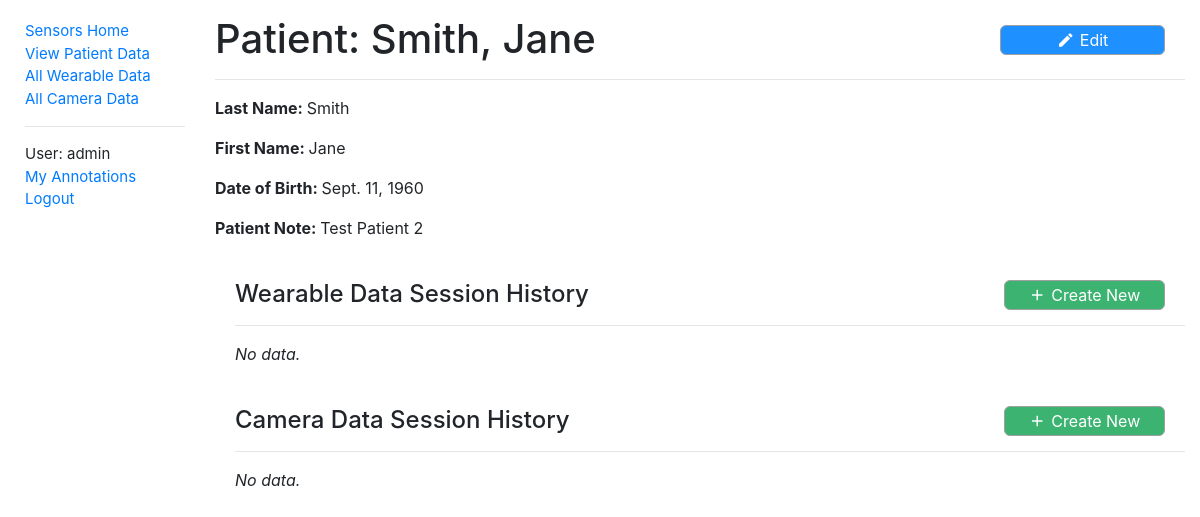
The app's page /sensors/patientdata/2 (signed in), older data.
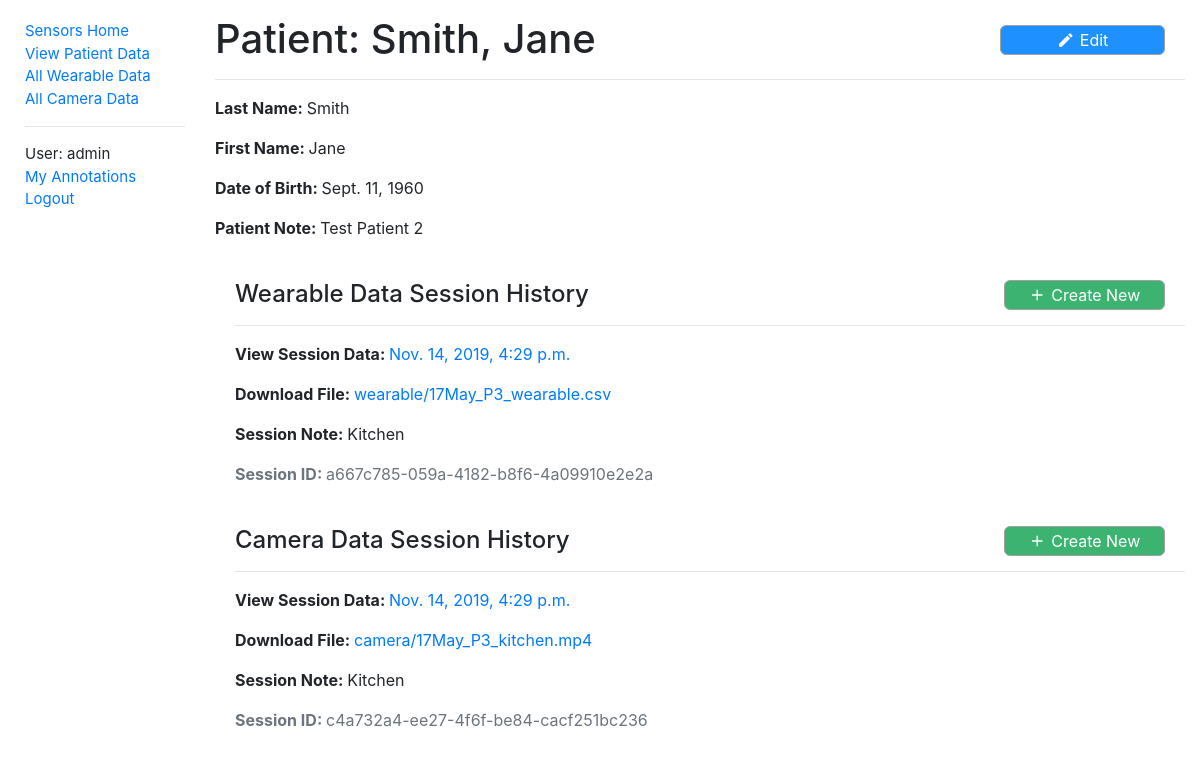
The same page, newer data.
### sensors/models.py (models this page shows, shortened)
class PatientData(models.Model):
    id = models.AutoField(primary_key=True)
    first_name = models.CharField(max_length=50, help_text='Patient first name')
    last_name = models.CharField(max_length=50, help_text='Patient last name')
    date_of_birth = models.DateField(help_text='Patient date of birth')
    notes = models.CharField(max_length=500, help_text='Notes regarding patient')
    class Meta:
        ordering = ['last_name']
        permissions = (("can_alter_patientdata", "Can create or edit patient data entries."),)
    def __str__(self):
        return f'{self.last_name}, {self.first_name}'

class WearableData(models.Model):
    id = models.UUIDField(primary_key=True, default=uuid.uuid4, help_text='Unique ID for this wearable data')
    patient = models.ForeignKey('PatientData', on_delete=models.CASCADE, null=True, related_name='wearables')
    filename = models.FileField(upload_to='wearable/', help_text='Wearable data file')
    time = models.DateTimeField(help_text='Session date & time')
    note = models.CharField(max_length=500, help_text='Note regarding wearable data')
    class Meta:
        ordering = ['patient', '-time']
        permissions = (("can_alter_wearabledata", "Can create or edit wearable data entries."),)

class CameraData(models.Model):
    id = models.UUIDField(primary_key=True, default=uuid.uuid4, help_text='Unique ID for this wearable data')
    patient = models.ForeignKey('PatientData', on_delete=models.CASCADE, null=True, related_name='cameras')
    filename = models.FileField(upload_to='camera/', help_text='Camera video file')
    framerate = models.CharField(
        max_length=9,
        choices=FRAME_RATES,
        default='Film',
        help_text='Video framerate',
    )
    time = models.DateTimeField(help_text='Session date & time')
    note = models.CharField(max_length=500, help_text='Note regarding camera data')
    class Meta:
        ordering = ['patient', '-time']
        permissions = (("can_alter_cameradata", "Can create or edit camera data entries."),)

### sensors/views.py (the view)
# urls.py: re_path(r'^patientdata/(?P<pk>\d+)$', views.PatientDataDetailView.as_view(), name='patientdata-detail'),
class PatientDataDetailView(LoginRequiredMixin, generic.DetailView):
    model = PatientData

### sensors/context_processors.py (called while the page is built)
def extra_context(request):
    return {'media_url': settings.MEDIA_URL}

### sensors/templates/sensors/patientdata_detail.html
{% extends "base.html" %}
{% block content %}
  <div class="titleText">
    <h1>Patient: {{ patientdata }}</h1>
    {% if perms.sensors.can_alter_patientdata %}
      <button id="edit" class="titleButton controlButtonXL editButton" data-toggle="tooltip" data-placement="bottom" data-trigger="hover"
              title="Edit Patient Data" onclick='window.location.href="{% url 'edit-patientdata' patientdata.id %}"'>
        <i class="material-icons buttonIconS">create</i>
        <span class="buttonText">Edit</span>
      </button>
    {% endif %}
  </div>
  <hr>
  <p><strong>Last Name: </strong>{{ patientdata.last_name }}</p>
  <p><strong>First Name: </strong>{{ patientdata.first_name }}</p>
  <p><strong>Date of Birth: </strong>{{ patientdata.date_of_birth }}</p>
  <p><strong>Patient Note: </strong>{{ patientdata.notes }}</p>
  <div style="margin-left:20px;margin-top:40px">
    <div class="titleText">
      <h4>Wearable Data Session History</h4>
      {% if perms.sensors.can_alter_wearabledata %}
        <button type='button' class="createNewSessionButton controlButtonXL saveButton" data-toggle="tooltip" data-placement="bottom" data-trigger="hover"
                title="Create Wearable Data" onclick='window.location.href="{% url 'create-wearabledata' patientdata.id %}"'>
          <i class="material-icons buttonIconS">add</i>
          <span class="buttonText">Create New</span>
        </button>
      {% endif %}
    </div>
    {% for wearable in patientdata.wearables.all %}
      <hr>
      <p><strong>View Session Data: </strong><a href="{% url 'wearabledata-detail' wearable.id %}">{{ wearable.time }}</a></p>
      <p><strong>Download File: </strong><a href="{{ media_url }}{{ wearable.filename }}">{{ wearable.filename }}</a></p>
      <p><strong>Session Note: </strong>{{wearable.note}}</p>
      <p class='text-muted'><strong>Session ID: </strong>{{wearable.id}}</p>
    {% empty %}
      <hr>
      <p><em>No data.</em></p>
    {% endfor %}
  </div>
  <div style="margin-left:20px;margin-top:40px">
    <div class="titleText">
      <h4>Camera Data Session History</h4>
      {% if perms.sensors.can_alter_cameradata %}
        <button type='button' class="createNewSessionButton controlButtonXL saveButton" data-toggle="tooltip" data-placement="bottom" data-trigger="hover"
                title="Create Camera Data" onclick='window.location.href="{% url 'create-cameradata' patientdata.id %}"'>
          <i class="material-icons buttonIconS">add</i>
          <span class="buttonText">Create New</span>
        </button>
      {% endif %}
    </div>
    {% for camera in patientdata.cameras.all %}
      <hr>
      <p><strong>View Session Data: </strong><a href="{% url 'cameradata-detail' camera.id %}">{{ camera.time }}</a></p>
      <p><strong>Download File: </strong><a href="{{ media_url }}{{ camera.filename }}">{{ camera.filename }}</a></p>
      <p><strong>Session Note: </strong>{{camera.note}}</p>
      <p class='text-muted'><strong>Session ID: </strong>{{camera.id}}</p>
    {% empty %}
      <hr>
      <p><em>No data.</em></p>
    {% endfor %}
  </div>
{% endblock %}

### sensors/templates/base.html (shortened to what this page needs)
<!DOCTYPE html>
<html xmlns="http://www.w3.org/1999/xhtml" lang="en-GB" xml:lang="en-GB">
<head>
  <link rel="stylesheet"
        href="https://stackpath.bootstrapcdn.com/bootstrap/4.1.3/css/bootstrap.min.css"
>
  {% load static %}
  <link rel="stylesheet"
        href="{% static 'css/styles.css' %}">
</head>
<body>
<div class="container-fluid">
  <div class="row">
    <div class="col-sm-2" style='font-size:15px;'>
      {% block sidebar %}
        <ul class="sidebar-nav">
          <li><a href="{% url 'index' %}">Sensors Home</a></li>
          {% if user.is_authenticated %}
            <li><a href="{% url 'patientdata' %}">View Patient Data</a></li>
            <li><a href="{% url 'wearabledata' %}">All Wearable Data</a></li>
            <li><a href="{% url 'cameradata' %}">All Camera Data</a></li>
            <hr>
            <li>User: {{ user.get_username }}</li>
            <li><a href="{% url 'my-annotations' %}">My Annotations</a></li>
            <li><a href="{% url 'logout'%}?next={{request.path}}">Logout</a></li>
          {% else %}
            <li><a href="{% url 'login'%}?next={{request.path}}">Login</a></li>
          {% endif %}
        </ul>
      {% endblock %}
    </div>
    <div class="col-sm-10" style=margin-top:15px;padding:10">
      {% block content %}{% endblock %}
    </div>
  </div>
</div>
</body>
</html>

### sensors/static/css/styles.css (style rules this page uses)
.sidebar-nav { margin-top: 20px; margin-left: 10px; padding: 0; list-style: none; }
.titleText { position: relative; }
.titleButton { position: absolute; right: 20px; top: 10px; }
.createNewSessionButton { position: absolute; right: 20px; top: 0; }
.buttonIconS { position: relative; font-size: 18px; vertical-align: middle; }
.controlButtonXL, .controlButtonL2, .controlButtonL3, .controlButtonL, .controlButtonM, .controlButtonS, .controlButtonXS, .dropDown, .dropDownS, .downloadFormatDropDown, .rewindTextValue, .otherText, .currentFrameText, .currentTimeText { display: table-cell; vertical-align: top; border: 1px solid #a0a0a0; }
.controlButtonXL, .controlButtonL2, .controlButtonL3, .controlButtonL, .controlButtonM, .controlButtonS { display: inline-flex; align-items: center; justify-content: center; background-color: white; height: 30px; border-radius: 6px; }
.saveButton { background-color: mediumseagreen; color: white; height: 30px; border-radius: 6px; }
.editButton { background-color: dodgerblue; color: white; }
.controlButtonXL { width: 17%; min-width: 120px; }
.buttonText { margin: 0 0 0 5px; font-size:16px; }

Row changes from the older to the newer data that the page shows:
added WearableData: time "Nov. 14, 2019, 4:29 p.m.", filename "wearable/17May_P3_wearable.csv", note "Kitchen", id "a667c785-059a-4182-b8f6-4a09910e2e2a"
added CameraData: time "Nov. 14, 2019, 4:29 p.m.", filename "camera/17May_P3_kitchen.mp4", note "Kitchen", id "c4a732a4-ee27-4f6f-be84-cacf251bc236"
Text that changed along with them:
text no longer shown: "No data. No data."
